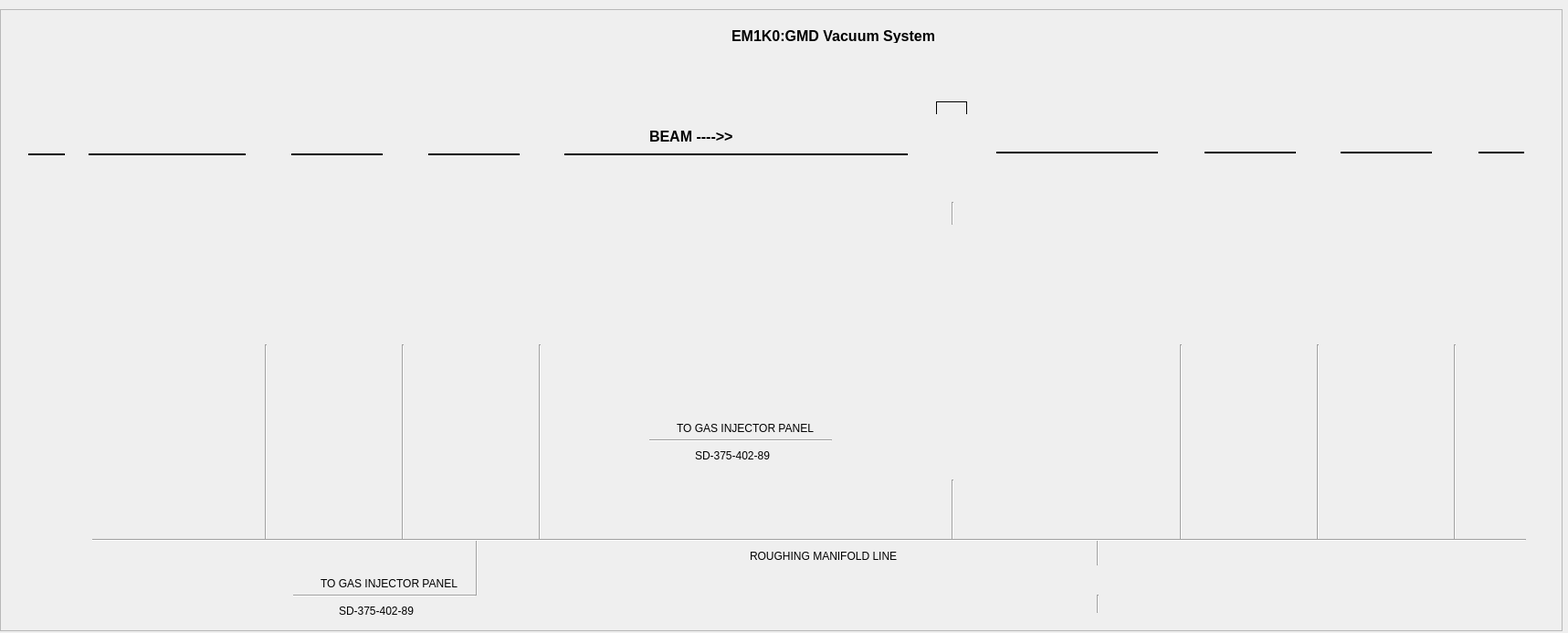
<?xml version="1.0" encoding="UTF-8"?>
<ui version="4.0">
 <class>Form</class>
 <widget class="QWidget" name="Form">
  <property name="geometry">
   <rect>
    <x>0</x>
    <y>0</y>
    <width>1717</width>
    <height>693</height>
   </rect>
  </property>
  <property name="windowTitle">
   <string>MainWindow</string>
  </property>
  <property name="styleSheet">
   <string notr="true">RoughGauge[state=&quot;On&quot;] #icon{
    qproperty-brush: red;
    color: gray;
}
RoughGauge[state=&quot;Off&quot;] #icon{
    qproperty-brush: #00FF00;
    color: black;
}

RoughGauge #pressure{
    color: blue;
 border: 1px solid black;
background-color : white
}


ColdCathodeGauge #pressure{
    color: blue;
 border: 1px solid black;
background-color : white
}


ColdCathodeGauge[interlocked=&quot;true&quot;] #icon{
    border: 2px solid black;
		qproperty-brush: black;
border-top-left-radius: 9px;
    border-top-right-radius: 9px;
border-bottom-left-radius: 9px;
    border-bottom-right-radius: 9px;
}

ColdCathodeGauge[state=&quot;Off&quot;] #icon {
    qproperty-penColor: black;
	qproperty-brush: gray;
}

ColdCathodeGauge[state=&quot;GaugeDisconnected&quot;] #icon {
    qproperty-penColor: red;
	qproperty-brush: gray;
}
ColdCathodeGauge[state=&quot;PressInvalid&quot;] #icon {
    qproperty-penColor: black;
	qproperty-brush: gray;
}

ColdCathodeGauge[state=&quot;Starting&quot;] #icon {
    qproperty-penColor: black;
	qproperty-brush: yellow;
}

ColdCathodeGauge[state=&quot;Valid&quot;] #icon {
    qproperty-penColor: black;
	qproperty-brush: #00FF00;
}




ApertureValve #icon {
    qproperty-penStyle: &quot;QT::SolidLine&quot;;
	qproperty-penColor: black;
 
 
}

ApertureValve[interlocked=&quot;true&quot;] #icon{
    border: 2px solid black;

    border-top-left-radius: 9px;
    border-top-right-radius: 9px;
    border-bottom-left-radius: 9px;
    border-bottom-right-radius: 9px;
}
ApertureValve[interlocked=&quot;false&quot;] #icon{
    border: 0px;

	qproperty-brush: yellow;
}
ApertureValve[interlocked=&quot;true&quot;] #icon {
    qproperty-interlockBrush: black;
}

ApertureValve[interlocked=&quot;false&quot;] #icon{
    qproperty-interlockBrush: #00FF00;
}

ApertureValve[state=&quot;OPEN&quot;] #icon {
     qproperty-penStyle: &quot;QT::SolidLine&quot;;
	qproperty-penColor: black;
	qproperty-brush: #00FF00;
}

ApertureValve[state=&quot;MOVING&quot;] #icon {
    qproperty-penStyle: &quot;QT::SolidLine&quot;;
	qproperty-penColor: black;
 	qproperty-brush: yellow;
}
ApertureValve[state=&quot;CLOSED&quot;] #icon {
	qproperty-penStyle: &quot;QT::SolidLine&quot;;
    qproperty-penColor: gray;
	qproperty-brush: black;
}

ApertureValve[state=&quot;INVALID&quot;] #icon {
    qproperty-penStyle: &quot;QT::SolidLine&quot;;
	qproperty-penColor: black;
 	qproperty-brush: red;
}

ApertureValve[error=&quot;VENTED&quot;] #icon {
       qproperty-penStyle: &quot;QT::SolidLine&quot;;
}

ApertureValve[error=&quot;ERR_LOST_VAC&quot;] #icon {
    qproperty-penStyle: &quot;Qt::DotLine&quot;;
    qproperty-penColor: black;
   qproperty-interlockBrush: red;

}

ApertureValve[error=&quot;Ext Fault&quot;] #icon {
 	qproperty-penStyle: &quot;QT::SolidLine&quot;;
    qproperty-penColor: black;
   qproperty-interlockBrush: black;

}




TurboPump[interlocked=&quot;true&quot;] #icon {
    border: 2px solid black;
    qproperty-penColor: black;
}

TurboPump[interlocked=&quot;false&quot;] #icon {
    border: 0px;
}

TurboPump[state=&quot;RUNNING&quot;] #icon {
	qproperty-penColor: black;
    qproperty-centerBrush: #00FF00;
    qproperty-brush: #00FF00;
}

TurboPump[state=&quot;STARTING&quot;] #icon {
    qproperty-penColor: black;
	qproperty-centerBrush: yellow;
}

TurboPump[state=&quot;STOPPED&quot;] #icon {
	qproperty-penColor: black;
    qproperty-centerBrush: gray;
	qproperty-brush: gray;
}

TurboPump[state=&quot;FAULT&quot;] #icon {
	qproperty-penColor: red;
    qproperty-centerBrush: red;
	qproperty-brush: gray;
}

TurboPump[error=&quot;true&quot;] #icon {
     qproperty-penColor: red;
	qproperty-centerBrush: red;
}




PneumaticValve #icon {
    qproperty-penStyle: &quot;QT::SolidLine&quot;;
	qproperty-penColor: black;
    qproperty-penWidth: 2;
 
}

PneumaticValve[interlocked=&quot;true&quot;] #icon{
    border: 2px solid black;
    qproperty-penWidth: 2;
    border-top-left-radius: 9px;
    border-top-right-radius: 9px;
    border-bottom-left-radius: 9px;
    border-bottom-right-radius: 9px;
}
PneumaticValve[interlocked=&quot;false&quot;] #icon{
    border: 0px;
    qproperty-penWidth: 2;
	qproperty-brush: #00FF00;
}
PneumaticValve[interlocked=&quot;true&quot;] #icon {
    qproperty-interlockBrush: black;
}

PneumaticValve[interlocked=&quot;false&quot;] #icon{
    qproperty-interlockBrush: #00FF00;
}

PneumaticValve[state=&quot;OPEN&quot;] #icon {
     qproperty-penStyle: &quot;QT::SolidLine&quot;;
	qproperty-penColor: black;
    qproperty-penWidth: 2;
	qproperty-brush: #00FF00;
}

PneumaticValve[state=&quot;MOVING&quot;] #icon {
    qproperty-penStyle: &quot;QT::SolidLine&quot;;
	qproperty-penColor: black;
    qproperty-penWidth: 2;
 	qproperty-brush: yellow;
}
PneumaticValve[state=&quot;CLOSED&quot;] #icon {
	qproperty-penStyle: &quot;QT::SolidLine&quot;;
    qproperty-penColor: gray;
    qproperty-penWidth: 2;
	qproperty-brush: black;
}

PneumaticValve[state=&quot;INVALID&quot;] #icon {
    qproperty-penStyle: &quot;QT::SolidLine&quot;;
	qproperty-penColor: black;
    qproperty-penWidth: 2;
 	qproperty-brush: red;
}

PneumaticValve[error=&quot;VENTED&quot;] #icon {
       qproperty-penStyle: &quot;QT::SolidLine&quot;;
}

PneumaticValve[error=&quot;ERR_LOST_VAC&quot;] #icon {
    qproperty-penStyle: &quot;Qt::DotLine&quot;;
    qproperty-penColor: black;
    qproperty-penWidth: 2;
   qproperty-interlockBrush: red;

}

PneumaticValve[error=&quot;Ext Fault&quot;] #icon {
 	qproperty-penStyle: &quot;QT::SolidLine&quot;;
    qproperty-penColor: black;
    qproperty-penWidth: 2;
   qproperty-interlockBrush: red;

}





NeedleValve[interlocked=&quot;true&quot;] #icon{
    border: 2px solid black;
    qproperty-penWidth: 2;
    border-top-left-radius: 9px;
    border-top-right-radius: 9px;
    border-bottom-left-radius: 9px;
    border-bottom-right-radius: 9px;
}
NeedleValve[interlocked=&quot;false&quot;] #icon{
    border: 0px;
    qproperty-penWidth: 2;
	qproperty-brush: #00FF00;
}
NeedleValve[interlocked=&quot;true&quot;] #icon {
    qproperty-interlockBrush: black;
}

NeedleValve[interlocked=&quot;false&quot;] #icon{
    qproperty-interlockBrush: #00FF00;
}
NeedleValve[state=&quot;Close&quot;] #icon {
   qproperty-penStyle: &quot;QT::SolidLine&quot;;
    qproperty-penColor: gray;
    qproperty-penWidth: 2;
	qproperty-brush: black;
}

NeedleValve[state=&quot;Open&quot;] #icon {
   qproperty-penStyle: &quot;QT::SolidLine&quot;;
    qproperty-penColor: black;
    qproperty-penWidth: 2;
	qproperty-brush: #00FF00;
}




ScrollPump[state=&quot;RUNNING&quot;] #icon {
    qproperty-penColor: black;
	qproperty-centerBrush: #00FF00;
    qproperty-brush: #00FF00;
}
ScrollPump[interlocked=&quot;true&quot;] #icon {
    border: 2px solid black;
}
ScrollPump[interlocked=&quot;false&quot;] #icon {
    border: 0px;
}
ScrollPump[state=&quot;Accelerating&quot;] #icon {
    qproperty-brush: #00FF00;
	qproperty-centerBrush: yellow;
}
ScrollPump[state=&quot;STOPPED&quot;] #icon {
    qproperty-penColor: black;
	qproperty-centerBrush: gray;
    qproperty-brush: gray;
}
ScrollPump[state=&quot;FAULT&quot;] #icon {
    qproperty-penColor: black;
	qproperty-centerBrush: red;
    qproperty-brush: gray;
}
ScrollPump[error=&quot;true&quot;] #icon {
    qproperty-penWidth: 2;
    qproperty-centerBrush: red;
}





ControlOnlyValveNC[interlocked=&quot;true&quot;] #icon {
    border: 2px solid black;
border-top-left-radius: 15px;
    border-top-right-radius: 15px;
border-bottom-left-radius: 15px;
    border-bottom-right-radius: 15px;
}
ControlOnlyValveNC[interlocked=&quot;false&quot;] #icon {
    border: 0px;
}
ControlOnlyValveNC[interlocked=&quot;true&quot;] #icon {
    qproperty-interlockBrush: black;
}
ControlOnlyValveNC[interlocked=&quot;false&quot;] #icon {
    qproperty-interlockBrush: #00FF00;
}

ControlOnlyValveNC[state=&quot;Open&quot;] #icon {
    qproperty-penColor: black;
	qproperty-brush:#00FF00;
}
ControlOnlyValveNC[state=&quot;Zero&quot;] #icon {
    qproperty-penColor: Black;
 qproperty-brush: black;
}

ControlOnlyValveNC[state=&quot;Close&quot;] #icon {
    qproperty-penColor: gray;
  qproperty-brush: black;
}
</string>
  </property>
  <widget class="QScrollArea" name="scrollArea">
   <property name="geometry">
    <rect>
     <x>0</x>
     <y>10</y>
     <width>1711</width>
     <height>681</height>
    </rect>
   </property>
   <property name="widgetResizable">
    <bool>true</bool>
   </property>
   <widget class="QWidget" name="scrollAreaWidgetContents">
    <property name="geometry">
     <rect>
      <x>0</x>
      <y>0</y>
      <width>1709</width>
      <height>679</height>
     </rect>
    </property>
    <widget class="PyDMDrawingArc" name="PyDMDrawingArc">
     <property name="geometry">
      <rect>
       <x>991</x>
       <y>110</y>
       <width>100</width>
       <height>100</height>
      </rect>
     </property>
     <property name="toolTip">
      <string/>
     </property>
     <property name="startAngle" stdset="0">
      <double>110.000000000000000</double>
     </property>
     <property name="spanAngle" stdset="0">
      <double>320.000000000000000</double>
     </property>
    </widget>
    <widget class="PyDMEmbeddedDisplay" name="PyDMEmbeddedDisplay_3">
     <property name="geometry">
      <rect>
       <x>470</x>
       <y>10</y>
       <width>151</width>
       <height>381</height>
      </rect>
     </property>
     <property name="toolTip">
      <string/>
     </property>
     <property name="macros" stdset="0">
      <string>{&quot;GCC&quot;: &quot;EM1K0:GMD:GCC:30&quot; , &quot;VRC&quot;:&quot;EM1K0:GMD:VRC:30&quot; , &quot;PTM&quot;: &quot;EMIK0:GMD:PTM:30&quot;}</string>
     </property>
     <property name="filename" stdset="0">
      <string>DiffPump.ui</string>
     </property>
    </widget>
    <widget class="Line" name="line_5">
     <property name="geometry">
      <rect>
       <x>1282</x>
       <y>366</y>
       <width>20</width>
       <height>214</height>
      </rect>
     </property>
     <property name="orientation">
      <enum>Qt::Vertical</enum>
     </property>
    </widget>
    <widget class="PyDMDrawingTriangle" name="PyDMDrawingTriangle">
     <property name="geometry">
      <rect>
       <x>1190</x>
       <y>650</y>
       <width>21</width>
       <height>21</height>
      </rect>
     </property>
     <property name="toolTip">
      <string/>
     </property>
     <property name="brush" stdset="0">
      <brush brushstyle="NoBrush">
       <color alpha="255">
        <red>0</red>
        <green>0</green>
        <blue>0</blue>
       </color>
      </brush>
     </property>
     <property name="penStyle" stdset="0">
      <enum>Qt::SolidLine</enum>
     </property>
     <property name="rotation" stdset="0">
      <double>135.000000000000000</double>
     </property>
    </widget>
    <widget class="PyDMDrawingTriangle" name="PyDMDrawingTriangle_3">
     <property name="geometry">
      <rect>
       <x>700</x>
       <y>460</y>
       <width>21</width>
       <height>21</height>
      </rect>
     </property>
     <property name="toolTip">
      <string/>
     </property>
     <property name="brush" stdset="0">
      <brush brushstyle="NoBrush">
       <color alpha="255">
        <red>0</red>
        <green>0</green>
        <blue>0</blue>
       </color>
      </brush>
     </property>
     <property name="penStyle" stdset="0">
      <enum>Qt::SolidLine</enum>
     </property>
     <property name="rotation" stdset="0">
      <double>45.000000000000000</double>
     </property>
    </widget>
    <widget class="Line" name="BeamLine_6">
     <property name="geometry">
      <rect>
       <x>468</x>
       <y>150</y>
       <width>100</width>
       <height>16</height>
      </rect>
     </property>
     <property name="frameShadow">
      <enum>QFrame::Plain</enum>
     </property>
     <property name="lineWidth">
      <number>2</number>
     </property>
     <property name="orientation">
      <enum>Qt::Horizontal</enum>
     </property>
    </widget>
    <widget class="ScrollPump" name="ScrollPump">
     <property name="geometry">
      <rect>
       <x>1169</x>
       <y>583</y>
       <width>180</width>
       <height>82</height>
      </rect>
     </property>
     <property name="toolTip">
      <string/>
     </property>
     <property name="layoutDirection">
      <enum>Qt::LeftToRight</enum>
     </property>
     <property name="controlsLocation" stdset="0">
      <enum>PCDSSymbolBase::Right</enum>
     </property>
     <property name="channelsPrefix" stdset="0">
      <string>ca://EM1K0:GMD:PR:40</string>
     </property>
     <property name="controlButtonHorizontal" stdset="0">
      <bool>false</bool>
     </property>
    </widget>
    <widget class="Line" name="line_10">
     <property name="geometry">
      <rect>
       <x>520</x>
       <y>580</y>
       <width>3</width>
       <height>61</height>
      </rect>
     </property>
     <property name="orientation">
      <enum>Qt::Vertical</enum>
     </property>
    </widget>
    <widget class="PyDMEmbeddedDisplay" name="PyDMEmbeddedDisplay_2">
     <property name="geometry">
      <rect>
       <x>320</x>
       <y>10</y>
       <width>151</width>
       <height>381</height>
      </rect>
     </property>
     <property name="toolTip">
      <string/>
     </property>
     <property name="macros" stdset="0">
      <string>{&quot;GCC&quot;: &quot;EM1K0:GMD:GCC:20&quot; , &quot;VRC&quot;:&quot;EM1K0:GMD:VRC:20&quot; , &quot;PTM&quot;: &quot;EMIK0:GMD:PTM:20&quot;}</string>
     </property>
     <property name="filename" stdset="0">
      <string>DiffPump.ui</string>
     </property>
    </widget>
    <widget class="Line" name="line_3">
     <property name="geometry">
      <rect>
       <x>430</x>
       <y>366</y>
       <width>20</width>
       <height>214</height>
      </rect>
     </property>
     <property name="orientation">
      <enum>Qt::Vertical</enum>
     </property>
    </widget>
    <widget class="Line" name="line_12">
     <property name="geometry">
      <rect>
       <x>1041</x>
       <y>514</y>
       <width>3</width>
       <height>66</height>
      </rect>
     </property>
     <property name="orientation">
      <enum>Qt::Vertical</enum>
     </property>
    </widget>
    <widget class="Line" name="line_13">
     <property name="geometry">
      <rect>
       <x>1200</x>
       <y>580</y>
       <width>3</width>
       <height>28</height>
      </rect>
     </property>
     <property name="orientation">
      <enum>Qt::Vertical</enum>
     </property>
    </widget>
    <widget class="Line" name="BeamLine_2">
     <property name="geometry">
      <rect>
       <x>1090</x>
       <y>148</y>
       <width>177</width>
       <height>16</height>
      </rect>
     </property>
     <property name="frameShadow">
      <enum>QFrame::Plain</enum>
     </property>
     <property name="lineWidth">
      <number>2</number>
     </property>
     <property name="orientation">
      <enum>Qt::Horizontal</enum>
     </property>
    </widget>
    <widget class="PyDMLabel" name="PyDMLabel_9">
     <property name="geometry">
      <rect>
       <x>740</x>
       <y>450</y>
       <width>181</width>
       <height>16</height>
      </rect>
     </property>
     <property name="toolTip">
      <string/>
     </property>
     <property name="text">
      <string>TO GAS INJECTOR PANEL</string>
     </property>
    </widget>
    <widget class="Line" name="BeamLine_3">
     <property name="geometry">
      <rect>
       <x>30</x>
       <y>150</y>
       <width>40</width>
       <height>16</height>
      </rect>
     </property>
     <property name="frameShadow">
      <enum>QFrame::Plain</enum>
     </property>
     <property name="lineWidth">
      <number>2</number>
     </property>
     <property name="orientation">
      <enum>Qt::Horizontal</enum>
     </property>
    </widget>
    <widget class="RoughGauge" name="RoughGauge_2">
     <property name="geometry">
      <rect>
       <x>1640</x>
       <y>560</y>
       <width>70</width>
       <height>60</height>
      </rect>
     </property>
     <property name="toolTip">
      <string/>
     </property>
     <property name="channelsPrefix" stdset="0">
      <string>ca://EM1K0:GMD:GPI:70</string>
     </property>
    </widget>
    <widget class="Line" name="BeamLine_7">
     <property name="geometry">
      <rect>
       <x>318</x>
       <y>150</y>
       <width>100</width>
       <height>16</height>
      </rect>
     </property>
     <property name="frameShadow">
      <enum>QFrame::Plain</enum>
     </property>
     <property name="lineWidth">
      <number>2</number>
     </property>
     <property name="orientation">
      <enum>Qt::Horizontal</enum>
     </property>
    </widget>
    <widget class="Line" name="line_15">
     <property name="geometry">
      <rect>
       <x>1041</x>
       <y>210</y>
       <width>3</width>
       <height>25</height>
      </rect>
     </property>
     <property name="orientation">
      <enum>Qt::Vertical</enum>
     </property>
    </widget>
    <widget class="Line" name="line_7">
     <property name="geometry">
      <rect>
       <x>1582</x>
       <y>366</y>
       <width>20</width>
       <height>214</height>
      </rect>
     </property>
     <property name="orientation">
      <enum>Qt::Vertical</enum>
     </property>
    </widget>
    <widget class="PyDMLabel" name="PyDMLabel">
     <property name="geometry">
      <rect>
       <x>820</x>
       <y>590</y>
       <width>181</width>
       <height>16</height>
      </rect>
     </property>
     <property name="toolTip">
      <string/>
     </property>
     <property name="text">
      <string>ROUGHING MANIFOLD LINE</string>
     </property>
    </widget>
    <widget class="Line" name="line_2">
     <property name="geometry">
      <rect>
       <x>280</x>
       <y>366</y>
       <width>20</width>
       <height>214</height>
      </rect>
     </property>
     <property name="orientation">
      <enum>Qt::Vertical</enum>
     </property>
    </widget>
    <widget class="PyDMEmbeddedDisplay" name="PyDMEmbeddedDisplay_5">
     <property name="geometry">
      <rect>
       <x>1320</x>
       <y>10</y>
       <width>151</width>
       <height>381</height>
      </rect>
     </property>
     <property name="toolTip">
      <string/>
     </property>
     <property name="macros" stdset="0">
      <string>{&quot;GCC&quot;: &quot;EM1K0:GMD:GCC:60&quot; , &quot;VRC&quot;:&quot;EM1K0:GMD:VRC:60&quot; , &quot;PTM&quot;: &quot;EMIK0:GMD:PTM:60&quot;}</string>
     </property>
     <property name="filename" stdset="0">
      <string>DiffPump.ui</string>
     </property>
    </widget>
    <widget class="PyDMEmbeddedDisplay" name="PyDMEmbeddedDisplay_6">
     <property name="geometry">
      <rect>
       <x>1470</x>
       <y>10</y>
       <width>151</width>
       <height>381</height>
      </rect>
     </property>
     <property name="toolTip">
      <string/>
     </property>
     <property name="macros" stdset="0">
      <string>{&quot;GCC&quot;: &quot;EM1K0:GMD:GCC:70&quot; , &quot;VRC&quot;:&quot;EM1K0:GMD:VRC:70&quot; , &quot;PTM&quot;: &quot;EMIK0:GMD:PTM:70&quot;}</string>
     </property>
     <property name="filename" stdset="0">
      <string>DiffPump.ui</string>
     </property>
    </widget>
    <widget class="PyDMEmbeddedDisplay" name="PyDMEmbeddedDisplay_4">
     <property name="geometry">
      <rect>
       <x>1170</x>
       <y>10</y>
       <width>151</width>
       <height>381</height>
      </rect>
     </property>
     <property name="toolTip">
      <string/>
     </property>
     <property name="macros" stdset="0">
      <string>{&quot;GCC&quot;: &quot;EM1K0:GMD:GCC:50&quot; , &quot;VRC&quot;:&quot;EM1K0:GMD:VRC:50&quot; , &quot;PTM&quot;: &quot;EMIK0:GMD:PTM:50&quot;}</string>
     </property>
     <property name="filename" stdset="0">
      <string>DiffPump.ui</string>
     </property>
    </widget>
    <widget class="PyDMLabel" name="PyDMLabel_4">
     <property name="geometry">
      <rect>
       <x>370</x>
       <y>650</y>
       <width>121</width>
       <height>16</height>
      </rect>
     </property>
     <property name="toolTip">
      <string/>
     </property>
     <property name="text">
      <string>SD-375-402-89</string>
     </property>
    </widget>
    <widget class="PyDMLabel" name="PyDMLabel_2">
     <property name="geometry">
      <rect>
       <x>710</x>
       <y>130</y>
       <width>131</width>
       <height>16</height>
      </rect>
     </property>
     <property name="font">
      <font>
       <pointsize>12</pointsize>
       <weight>75</weight>
       <bold>true</bold>
      </font>
     </property>
     <property name="toolTip">
      <string/>
     </property>
     <property name="text">
      <string>BEAM ----&gt;&gt;</string>
     </property>
    </widget>
    <widget class="Line" name="line_16">
     <property name="geometry">
      <rect>
       <x>710</x>
       <y>470</y>
       <width>200</width>
       <height>3</height>
      </rect>
     </property>
     <property name="orientation">
      <enum>Qt::Horizontal</enum>
     </property>
    </widget>
    <widget class="Line" name="line_6">
     <property name="geometry">
      <rect>
       <x>1432</x>
       <y>366</y>
       <width>20</width>
       <height>214</height>
      </rect>
     </property>
     <property name="orientation">
      <enum>Qt::Vertical</enum>
     </property>
    </widget>
    <widget class="RoughGauge" name="RoughGauge">
     <property name="geometry">
      <rect>
       <x>60</x>
       <y>560</y>
       <width>70</width>
       <height>60</height>
      </rect>
     </property>
     <property name="toolTip">
      <string/>
     </property>
     <property name="channelsPrefix" stdset="0">
      <string>ca://EM1K0:GMD:GPI:10</string>
     </property>
    </widget>
    <widget class="Line" name="line_8">
     <property name="geometry">
      <rect>
       <x>1025</x>
       <y>99</y>
       <width>32</width>
       <height>3</height>
      </rect>
     </property>
     <property name="frameShadow">
      <enum>QFrame::Plain</enum>
     </property>
     <property name="orientation">
      <enum>Qt::Horizontal</enum>
     </property>
    </widget>
    <widget class="PyDMEmbeddedDisplay" name="PyDMEmbeddedDisplay">
     <property name="geometry">
      <rect>
       <x>170</x>
       <y>10</y>
       <width>151</width>
       <height>381</height>
      </rect>
     </property>
     <property name="toolTip">
      <string/>
     </property>
     <property name="macros" stdset="0">
      <string>{&quot;GCC&quot;: &quot;EM1K0:GMD:GCC:10&quot; , &quot;VRC&quot;:&quot;EM1K0:GMD:VRC:10&quot; , &quot;PTM&quot;: &quot;EMIK0:GMD:PTM:10&quot;}</string>
     </property>
     <property name="filename" stdset="0">
      <string>DiffPump.ui</string>
     </property>
    </widget>
    <widget class="Line" name="line_9">
     <property name="geometry">
      <rect>
       <x>1056</x>
       <y>100</y>
       <width>3</width>
       <height>14</height>
      </rect>
     </property>
     <property name="frameShadow">
      <enum>QFrame::Plain</enum>
     </property>
     <property name="lineWidth">
      <number>1</number>
     </property>
     <property name="orientation">
      <enum>Qt::Vertical</enum>
     </property>
    </widget>
    <widget class="Line" name="BeamLine">
     <property name="geometry">
      <rect>
       <x>96</x>
       <y>150</y>
       <width>172</width>
       <height>16</height>
      </rect>
     </property>
     <property name="frameShadow">
      <enum>QFrame::Plain</enum>
     </property>
     <property name="lineWidth">
      <number>2</number>
     </property>
     <property name="orientation">
      <enum>Qt::Horizontal</enum>
     </property>
    </widget>
    <widget class="PyDMEmbeddedDisplay" name="PyDMEmbeddedDisplay_7">
     <property name="geometry">
      <rect>
       <x>620</x>
       <y>220</y>
       <width>551</width>
       <height>321</height>
      </rect>
     </property>
     <property name="toolTip">
      <string/>
     </property>
     <property name="macros" stdset="0">
      <string>{&quot;GCC&quot;: &quot;EM1K0:GMD:GCC:40&quot;, &quot;GPI&quot;: &quot;EM1K0:GMD:GPI:40&quot;, &quot;VCN&quot;: &quot;EM1K0:GMD:VCN:40&quot;, &quot;VGP&quot;: &quot;EM1K0:GMD:VGP:40&quot;, &quot;PTM&quot;: &quot;EM1K0:GMD:PTM:40&quot;, &quot;NA&quot;: &quot;EM1K0:GMD:NA:40&quot;, &quot;GHC&quot;: &quot;EM1K0:GMD:GHC:40&quot;}</string>
     </property>
     <property name="filename" stdset="0">
      <string>GasInjectorInterface.ui</string>
     </property>
    </widget>
    <widget class="Line" name="BeamLine_5">
     <property name="geometry">
      <rect>
       <x>1467</x>
       <y>148</y>
       <width>100</width>
       <height>16</height>
      </rect>
     </property>
     <property name="frameShadow">
      <enum>QFrame::Plain</enum>
     </property>
     <property name="lineWidth">
      <number>2</number>
     </property>
     <property name="orientation">
      <enum>Qt::Horizontal</enum>
     </property>
    </widget>
    <widget class="Line" name="BeamLine_8">
     <property name="geometry">
      <rect>
       <x>617</x>
       <y>150</y>
       <width>376</width>
       <height>16</height>
      </rect>
     </property>
     <property name="frameShadow">
      <enum>QFrame::Plain</enum>
     </property>
     <property name="lineWidth">
      <number>2</number>
     </property>
     <property name="orientation">
      <enum>Qt::Horizontal</enum>
     </property>
    </widget>
    <widget class="PneumaticValve" name="PneumaticValve">
     <property name="geometry">
      <rect>
       <x>-10</x>
       <y>139</y>
       <width>180</width>
       <height>82</height>
      </rect>
     </property>
     <property name="toolTip">
      <string/>
     </property>
     <property name="channelsPrefix" stdset="0">
      <string>ca://EM1K0:GMD:VGC:1</string>
     </property>
    </widget>
    <widget class="Line" name="BeamLine_4">
     <property name="geometry">
      <rect>
       <x>1318</x>
       <y>148</y>
       <width>100</width>
       <height>16</height>
      </rect>
     </property>
     <property name="frameShadow">
      <enum>QFrame::Plain</enum>
     </property>
     <property name="lineWidth">
      <number>2</number>
     </property>
     <property name="orientation">
      <enum>Qt::Horizontal</enum>
     </property>
    </widget>
    <widget class="Line" name="line_14">
     <property name="geometry">
      <rect>
       <x>1200</x>
       <y>640</y>
       <width>3</width>
       <height>20</height>
      </rect>
     </property>
     <property name="orientation">
      <enum>Qt::Vertical</enum>
     </property>
    </widget>
    <widget class="PyDMLabel" name="PyDMLabel_3">
     <property name="geometry">
      <rect>
       <x>350</x>
       <y>620</y>
       <width>181</width>
       <height>16</height>
      </rect>
     </property>
     <property name="toolTip">
      <string/>
     </property>
     <property name="text">
      <string>TO GAS INJECTOR PANEL</string>
     </property>
    </widget>
    <widget class="Line" name="RoughingManifold">
     <property name="geometry">
      <rect>
       <x>100</x>
       <y>572</y>
       <width>1570</width>
       <height>16</height>
      </rect>
     </property>
     <property name="orientation">
      <enum>Qt::Horizontal</enum>
     </property>
    </widget>
    <widget class="Line" name="BeamLine_9">
     <property name="geometry">
      <rect>
       <x>1618</x>
       <y>148</y>
       <width>50</width>
       <height>16</height>
      </rect>
     </property>
     <property name="frameShadow">
      <enum>QFrame::Plain</enum>
     </property>
     <property name="lineWidth">
      <number>2</number>
     </property>
     <property name="orientation">
      <enum>Qt::Horizontal</enum>
     </property>
    </widget>
    <widget class="PyDMLabel" name="PyDMLabel_10">
     <property name="geometry">
      <rect>
       <x>760</x>
       <y>480</y>
       <width>121</width>
       <height>16</height>
      </rect>
     </property>
     <property name="toolTip">
      <string/>
     </property>
     <property name="text">
      <string>SD-375-402-89</string>
     </property>
    </widget>
    <widget class="Line" name="line_4">
     <property name="geometry">
      <rect>
       <x>580</x>
       <y>366</y>
       <width>20</width>
       <height>214</height>
      </rect>
     </property>
     <property name="orientation">
      <enum>Qt::Vertical</enum>
     </property>
    </widget>
    <widget class="Line" name="line">
     <property name="geometry">
      <rect>
       <x>1023</x>
       <y>100</y>
       <width>3</width>
       <height>14</height>
      </rect>
     </property>
     <property name="frameShadow">
      <enum>QFrame::Plain</enum>
     </property>
     <property name="lineWidth">
      <number>1</number>
     </property>
     <property name="orientation">
      <enum>Qt::Vertical</enum>
     </property>
    </widget>
    <widget class="Line" name="line_11">
     <property name="geometry">
      <rect>
       <x>320</x>
       <y>640</y>
       <width>200</width>
       <height>3</height>
      </rect>
     </property>
     <property name="orientation">
      <enum>Qt::Horizontal</enum>
     </property>
    </widget>
    <widget class="PyDMDrawingTriangle" name="PyDMDrawingTriangle_2">
     <property name="geometry">
      <rect>
       <x>310</x>
       <y>630</y>
       <width>21</width>
       <height>21</height>
      </rect>
     </property>
     <property name="toolTip">
      <string/>
     </property>
     <property name="brush" stdset="0">
      <brush brushstyle="NoBrush">
       <color alpha="255">
        <red>0</red>
        <green>0</green>
        <blue>0</blue>
       </color>
      </brush>
     </property>
     <property name="penStyle" stdset="0">
      <enum>Qt::SolidLine</enum>
     </property>
     <property name="rotation" stdset="0">
      <double>45.000000000000000</double>
     </property>
    </widget>
    <widget class="PyDMLabel" name="PyDMLabel_5">
     <property name="geometry">
      <rect>
       <x>800</x>
       <y>20</y>
       <width>271</width>
       <height>16</height>
      </rect>
     </property>
     <property name="font">
      <font>
       <pointsize>12</pointsize>
       <weight>75</weight>
       <bold>true</bold>
      </font>
     </property>
     <property name="toolTip">
      <string/>
     </property>
     <property name="text">
      <string>EM1K0:GMD Vacuum System</string>
     </property>
    </widget>
   </widget>
  </widget>
 </widget>
 <customwidgets>
  <customwidget>
   <class>PCDSSymbolBase</class>
   <extends>QWidget</extends>
   <header>pcdswidgets.vacuum.base</header>
  </customwidget>
  <customwidget>
   <class>PneumaticValve</class>
   <extends>PCDSSymbolBase</extends>
   <header>pcdswidgets.vacuum.valves</header>
  </customwidget>
  <customwidget>
   <class>ScrollPump</class>
   <extends>PCDSSymbolBase</extends>
   <header>pcdswidgets.vacuum.pumps</header>
  </customwidget>
  <customwidget>
   <class>RoughGauge</class>
   <extends>PCDSSymbolBase</extends>
   <header>pcdswidgets.vacuum.gauges</header>
  </customwidget>
  <customwidget>
   <class>PyDMLabel</class>
   <extends>QLabel</extends>
   <header>pydm.widgets.label</header>
  </customwidget>
  <customwidget>
   <class>PyDMDrawingArc</class>
   <extends>QWidget</extends>
   <header>pydm.widgets.drawing</header>
  </customwidget>
  <customwidget>
   <class>PyDMDrawingTriangle</class>
   <extends>QWidget</extends>
   <header>pydm.widgets.drawing</header>
  </customwidget>
  <customwidget>
   <class>PyDMEmbeddedDisplay</class>
   <extends>QFrame</extends>
   <header>pydm.widgets.embedded_display</header>
  </customwidget>
 </customwidgets>
 <resources/>
 <connections/>
</ui>
